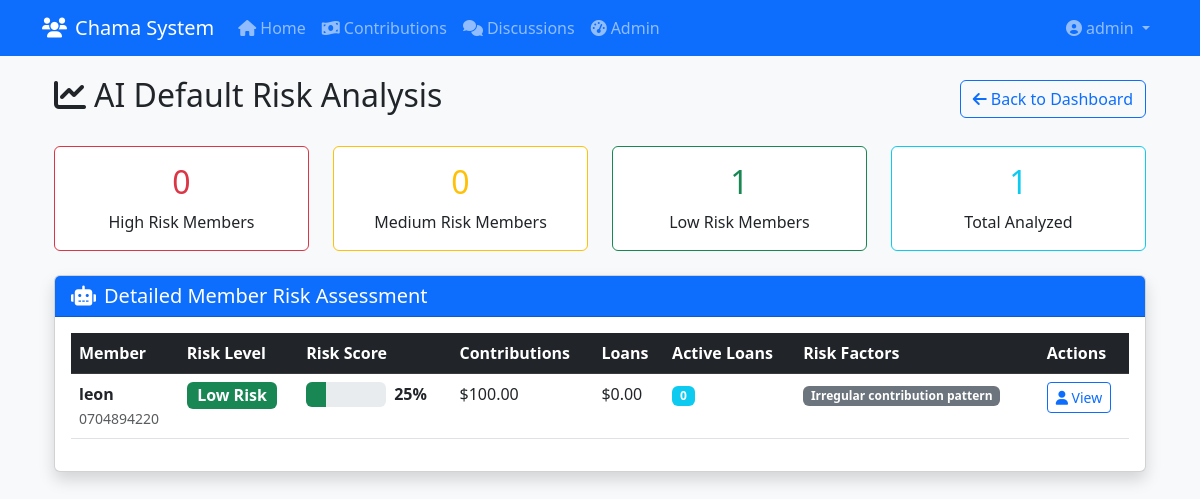
/admin/risk-analysis (signed in), run on the app's committed database.
### final_app.py (models this page shows)
class User(db.Model, UserMixin):
    id = db.Column(db.Integer, primary_key=True)
    username = db.Column(db.String(80), unique=True, nullable=False)
    password = db.Column(db.String(200), nullable=False)
    is_admin = db.Column(db.Boolean, default=False)
    members = db.relationship('Member', backref='user', lazy=True)
    notifications = db.relationship('Notification', backref='user', lazy=True)
    discussions = db.relationship('Discussion', backref='user', lazy=True)
    messages = db.relationship('Message', backref='user', lazy=True)

class Member(db.Model):
    id = db.Column(db.Integer, primary_key=True)
    name = db.Column(db.String(100), nullable=False)
    phone = db.Column(db.String(20), nullable=False, unique=True)
    email = db.Column(db.String(100))
    join_date = db.Column(db.DateTime, default=datetime.utcnow)
    status = db.Column(db.String(20), default='Active')
    user_id = db.Column(db.Integer, db.ForeignKey('user.id'))
    contributions = db.relationship('Contribution', backref='member', lazy=True)
    loans = db.relationship('Loan', backref='member', lazy=True)

### final_app.py (the view)
@app.route('/admin/risk-analysis')
@login_required
@admin_required
def admin_risk_analysis():
    risk_analysis = calculate_default_risk_analysis()
    return render_template('admin/risk_analysis.html', risk_analysis=risk_analysis)

### final_app.py (called while the page is built)
@login_manager.user_loader
def load_user(user_id):
    return User.query.get(int(user_id))

def admin_required(f):
    @wraps(f)
    def decorated_function(*args, **kwargs):
        if not current_user.is_admin:
            abort(403)
        return f(*args, **kwargs)
    return decorated_function

### templates/admin/risk_analysis.html (shortened to what this page needs)
{% extends "base.html" %}
{% block content %}
<div class="container-fluid">
    <div class="d-flex justify-content-between align-items-center mb-4">
        <h2><i class="fas fa-chart-line me-2"></i>AI Default Risk Analysis</h2>
        <a href="{{ url_for('admin_dashboard') }}" class="btn btn-outline-primary">
            <i class="fas fa-arrow-left me-1"></i>Back to Dashboard
        </a>
    </div>
    <div class="row mb-4">
        <div class="col-md-3">
            <div class="card border-danger">
                <div class="card-body text-center">
                    <h2 class="text-danger">{{ risk_analysis.summary.high_risk }}</h2>
                    <p class="mb-0">High Risk Members</p>
                </div>
            </div>
        </div>
        <div class="col-md-3">
            <div class="card border-warning">
                <div class="card-body text-center">
                    <h2 class="text-warning">{{ risk_analysis.summary.medium_risk }}</h2>
                    <p class="mb-0">Medium Risk Members</p>
                </div>
            </div>
        </div>
        <div class="col-md-3">
            <div class="card border-success">
                <div class="card-body text-center">
                    <h2 class="text-success">{{ risk_analysis.summary.low_risk }}</h2>
                    <p class="mb-0">Low Risk Members</p>
                </div>
            </div>
        </div>
        <div class="col-md-3">
            <div class="card border-info">
                <div class="card-body text-center">
                    <h2 class="text-info">{{ risk_analysis.summary.total_analyzed }}</h2>
                    <p class="mb-0">Total Analyzed</p>
                </div>
            </div>
        </div>
    </div>
    <div class="card shadow">
        <div class="card-header bg-primary text-white">
            <h5 class="mb-0"><i class="fas fa-robot me-2"></i>Detailed Member Risk Assessment</h5>
        </div>
        <div class="card-body">
            <div class="table-responsive">
                <table class="table table-hover">
                    <thead class="table-dark">
                        <tr>
                            <th>Member</th>
                            <th>Risk Level</th>
                            <th>Risk Score</th>
                            <th>Contributions</th>
                            <th>Loans</th>
                            <th>Active Loans</th>
                            <th>Risk Factors</th>
                            <th>Actions</th>
                        </tr>
                    </thead>
                    <tbody>
                        {% for prediction in risk_analysis.predictions %}
                        <tr class="{% if prediction.risk_level == 'High' %}table-danger{% elif prediction.risk_level == 'Medium' %}table-warning{% endif %}">
                            <td>
                                <strong>{{ prediction.member.name }}</strong>
                                <br><small class="text-muted">{{ prediction.member.phone }}</small>
                            </td>
                            <td>
                                <span class="badge bg-{{ prediction.risk_color }} fs-6">
                                    {{ prediction.risk_level }} Risk
                                </span>
                            </td>
                            <td>
                                <div class="d-flex align-items-center">
                                    <div class="progress me-2" style="width: 80px; height: 25px;">
                                        <div class="progress-bar bg-{{ prediction.risk_color }}"
                                             style="width: {{ prediction.risk_score }}%">
                                        </div>
                                    </div>
                                    <span class="fw-bold">{{ prediction.risk_score }}%</span>
                                </div>
                            </td>
                            <td>${{ "%.2f"|format(prediction.total_contributions) }}</td>
                            <td>${{ "%.2f"|format(prediction.total_loans) }}</td>
                            <td>
                                <span class="badge bg-info">{{ prediction.active_loans_count }}</span>
                            </td>
                            <td>
                                {% for factor in prediction.risk_factors %}
                                    <span class="badge bg-secondary me-1 mb-1">{{ factor }}</span>
                                {% endfor %}
                            </td>
                            <td>
                                {% if prediction.risk_level == 'High' %}
                                    <button class="btn btn-sm btn-warning" onclick="reviewMember({{ prediction.member.id }})">
                                        <i class="fas fa-eye"></i> Review
                                    </button>
                                {% else %}
                                    <button class="btn btn-sm btn-outline-primary" onclick="viewMember({{ prediction.member.id }})">
                                        <i class="fas fa-user"></i> View
                                    </button>
                                {% endif %}
                            </td>
                        </tr>
                        {% endfor %}
                    </tbody>
                </table>
            </div>
        </div>
    </div>
</div>
{% endblock %}

### templates/navbar.html (shortened to what this page needs)
<nav class="navbar navbar-expand-lg navbar-dark bg-primary">
    <div class="container">
        <a class="navbar-brand" href="{{ url_for('index') }}">
            <i class="fas fa-users me-2"></i>Chama System
        </a>
        <div class="collapse navbar-collapse" id="navbarNav">
            {% if current_user.is_authenticated %}
            <ul class="navbar-nav me-auto">
                <li class="nav-item">
                    <a class="nav-link {% if request.path == url_for('index') %}active{% endif %}" href="{{ url_for('index') }}">
                        <i class="fas fa-home me-1"></i>Home
                    </a>
                </li>
                <li class="nav-item">
                    <a class="nav-link {% if request.path == url_for('contributions') %}active{% endif %}" href="{{ url_for('contributions') }}">
                        <i class="fas fa-money-bill-wave me-1"></i>Contributions
                    </a>
                </li>
                <li class="nav-item">
                    <a class="nav-link {% if request.path == url_for('discussions') %}active{% endif %}" href="{{ url_for('discussions') }}">
                        <i class="fas fa-comments me-1"></i>Discussions
                    </a>
                </li>
                {% if current_user.is_admin %}
                <li class="nav-item">
                    <a class="nav-link {% if request.path == url_for('admin_dashboard') %}active{% endif %}" href="{{ url_for('admin_dashboard') }}">
                        <i class="fas fa-tachometer-alt me-1"></i>Admin
                    </a>
                </li>
                {% endif %}
            </ul>
            <ul class="navbar-nav">
                <li class="nav-item dropdown">
                    <a class="nav-link dropdown-toggle" href="#" id="navbarDropdown" role="button"
                       data-bs-toggle="dropdown" aria-expanded="false">
                        <i class="fas fa-user-circle me-1"></i>{{ current_user.username }}
                    </a>
                </li>
            </ul>
            {% endif %}
        </div>
    </div>
</nav>

### templates/base.html (style rules this page uses)
body { background-color: #f8f9fa; }
.navbar { margin-bottom: 20px; }

### templates/admin/risk_analysis.html (style rules this page uses)
.fs-6 { font-size: 0.875rem; }
.progress { background-color: #e9ecef; }

### data on the page
User: username "admin"
Member: member.name "leon", member.phone "0704894220"

### other printed values
{{ risk_analysis.summary.high_risk }} "0"
{{ risk_analysis.summary.medium_risk }} "0"
{{ risk_analysis.summary.low_risk }} "1"
{{ risk_analysis.summary.total_analyzed }} "1"
{{ prediction.risk_level }} "Low"
{{ prediction.risk_score }} "25"
{{ "%.2f"|format(prediction.total_contributions) }} "100.00"
{{ "%.2f"|format(prediction.total_loans) }} "0.00"
{{ prediction.active_loans_count }} "0"
{{ factor }} "Irregular contribution pattern"
